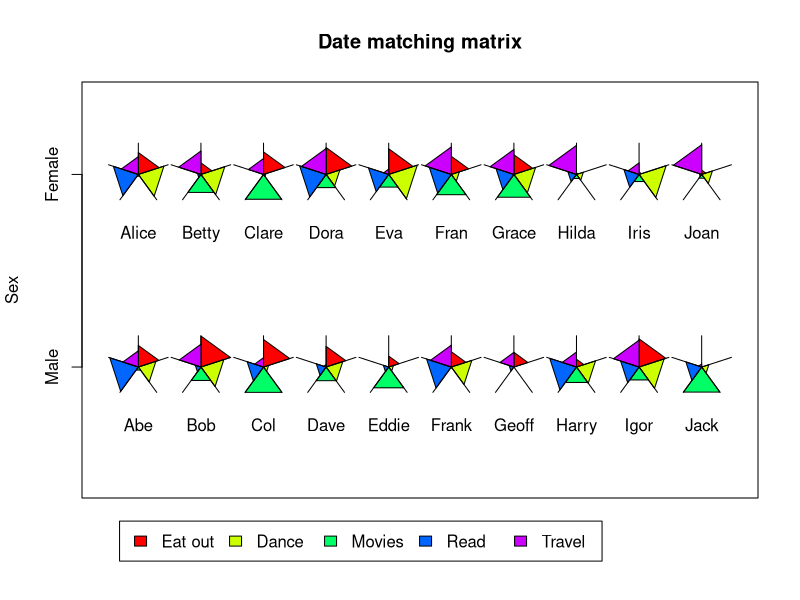

Here is the R script that generated this plot:
library(plotrix)


### Name: starPie
### Title: A pie-like graphic object
### Aliases: starPie
### Keywords: misc

### ** Examples

 date_mat<-data.frame(sex=rep(c("M","F"),each=10),
  names=c("Abe","Bob","Col","Dave","Eddie","Frank","Geoff","Harry","Igor","Jack",
  "Alice","Betty","Clare","Dora","Eva","Fran","Grace","Hilda","Iris","Joan"),
  eating=sample(0:100,20),dancing=sample(0:100,20),movies=sample(0:100,20),
  reading=sample(0:100,20),travel=sample(0:100,20))
 plot(0,xlim=c(0.5,10.5),ylim=c(0,3),type="n",axes=FALSE,xlab="",ylab="Sex",
  main="Date matching matrix")
 par(xpd=TRUE)
 legend(0.7,-0.3,c("Eat out","Dance","Movies","Read","Travel"),fill=rainbow(5),
  ncol=5)
 par(xpd=FALSE)
 box()
 axis(2,at=c(0.9,2.4),labels=c("Male","Female"))
 starPie(x=rep(1:10,2),y=rep(c(0.9,2.4),each=10),radext=0.5,
  values=as.matrix(date_mat[,3:7]),label=as.character(date_mat[["names"]]))
